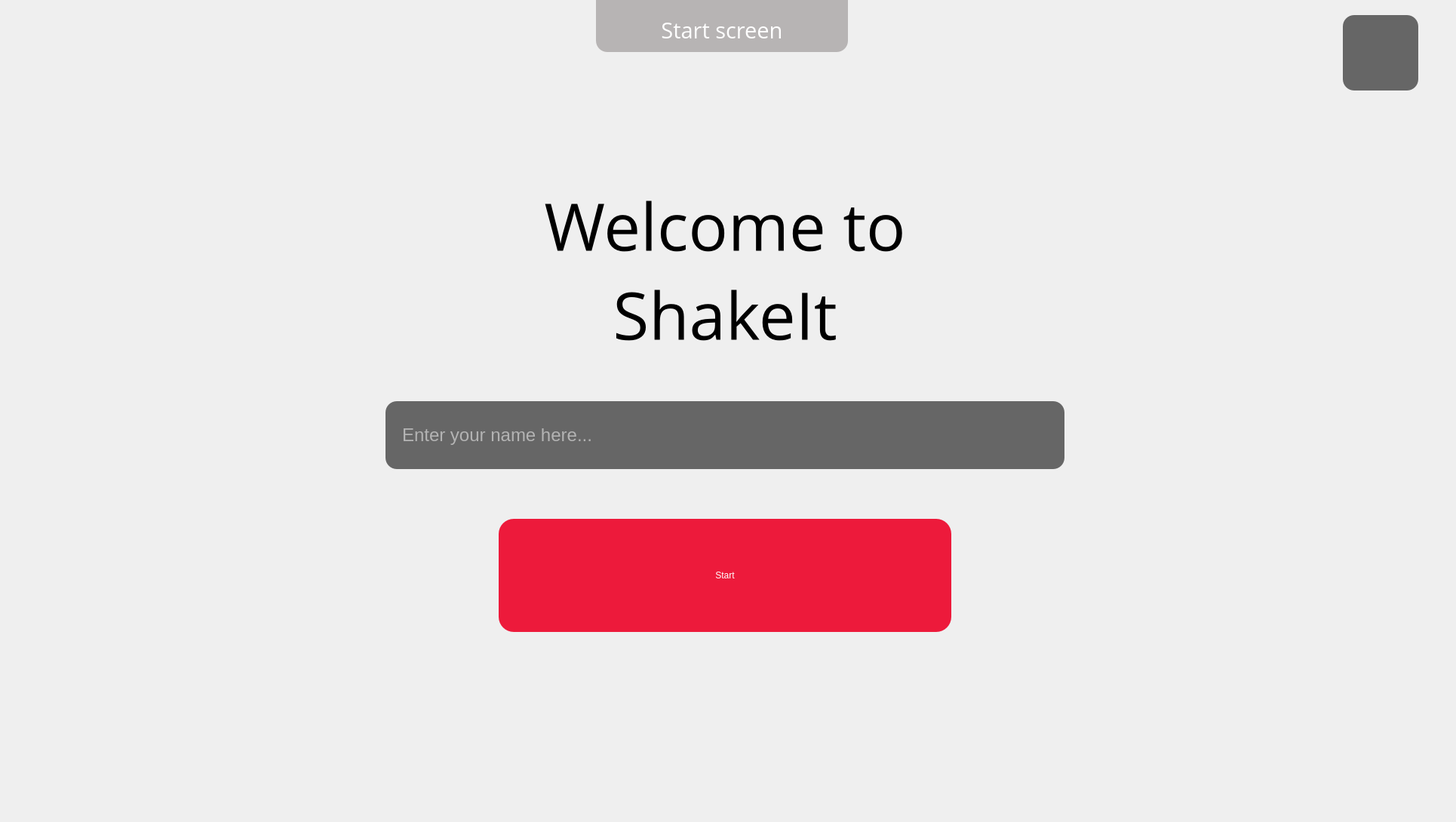
   <widget class="QWidget" name="page1welcome">
    <property name="styleSheet">
     <string notr="true"/>
    </property>
    <property name="class" stdset="0">
     <string>background</string>
    </property>
    <widget class="QWidget" name="horizontalLayoutWidget">
     <property name="geometry">
      <rect>
       <x>0</x>
       <y>90</y>
       <width>1921</width>
       <height>991</height>
      </rect>
     </property>
     <layout class="QHBoxLayout" name="horizontalLayout">
      <item>
       <layout class="QVBoxLayout" name="verticalLayout">
        <item>
         <spacer name="verticalSpacer">
          <property name="orientation">
           <enum>Qt::Vertical</enum>
          </property>
          <property name="sizeType">
           <enum>QSizePolicy::Fixed</enum>
          </property>
          <property name="sizeHint" stdset="0">
           <size>
            <width>20</width>
            <height>150</height>
           </size>
          </property>
         </spacer>
        </item>
        <item>
         <layout class="QHBoxLayout" name="horizontalLayout_4">
          <item>
           <spacer name="horizontalSpacer_6">
            <property name="orientation">
             <enum>Qt::Horizontal</enum>
            </property>
            <property name="sizeHint" stdset="0">
             <size>
              <width>40</width>
              <height>20</height>
             </size>
            </property>
           </spacer>
          </item>
          <item>
           <widget class="QLabel" name="label_5">
            <property name="minimumSize">
             <size>
              <width>500</width>
              <height>0</height>
             </size>
            </property>
            <property name="maximumSize">
             <size>
              <width>16777215</width>
              <height>16777215</height>
             </size>
            </property>
            <property name="font">
             <font>
              <family>Open Sans</family>
              <pointsize>65</pointsize>
             </font>
            </property>
            <property name="text">
             <string>Welcome to ShakeIt</string>
            </property>
            <property name="alignment">
             <set>Qt::AlignCenter</set>
            </property>
            <property name="wordWrap">
             <bool>true</bool>
            </property>
           </widget>
          </item>
          <item>
           <spacer name="horizontalSpacer_5">
            <property name="orientation">
             <enum>Qt::Horizontal</enum>
            </property>
            <property name="sizeHint" stdset="0">
             <size>
              <width>40</width>
              <height>20</height>
             </size>
            </property>
           </spacer>
          </item>
         </layout>
        </item>
        <item>
         <spacer name="verticalSpacer_4">
          <property name="orientation">
           <enum>Qt::Vertical</enum>
          </property>
          <property name="sizeType">
           <enum>QSizePolicy::Fixed</enum>
          </property>
          <property name="sizeHint" stdset="0">
           <size>
            <width>20</width>
            <height>50</height>
           </size>
          </property>
         </spacer>
        </item>
        <item>
         <layout class="QHBoxLayout" name="horizontalLayout_3">
          <item>
           <spacer name="horizontalSpacer_2">
            <property name="orientation">
             <enum>Qt::Horizontal</enum>
            </property>
            <property name="sizeHint" stdset="0">
             <size>
              <width>40</width>
              <height>20</height>
             </size>
            </property>
           </spacer>
          </item>
          <item>
           <widget class="QLineEdit" name="textName">
            <property name="minimumSize">
             <size>
              <width>900</width>
              <height>90</height>
             </size>
            </property>
            <property name="maximumSize">
             <size>
              <width>16777215</width>
              <height>16777215</height>
             </size>
            </property>
            <property name="font">
             <font>
              <pointsize>18</pointsize>
             </font>
            </property>
            <property name="styleSheet">
             <string notr="true">background-color: rgb(102, 102, 102);
color: white;
border-width: 2px;
border-radius: 15px;
padding: 20px;</string>
            </property>
            <property name="placeholderText">
             <string>Enter your name here...</string>
            </property>
           </widget>
          </item>
          <item>
           <spacer name="horizontalSpacer">
            <property name="orientation">
             <enum>Qt::Horizontal</enum>
            </property>
            <property name="sizeHint" stdset="0">
             <size>
              <width>40</width>
              <height>20</height>
             </size>
            </property>
           </spacer>
          </item>
         </layout>
        </item>
        <item>
         <spacer name="verticalSpacer_3">
          <property name="orientation">
           <enum>Qt::Vertical</enum>
          </property>
          <property name="sizeType">
           <enum>QSizePolicy::Fixed</enum>
          </property>
          <property name="sizeHint" stdset="0">
           <size>
            <width>20</width>
            <height>60</height>
           </size>
          </property>
         </spacer>
        </item>
        <item>
         <layout class="QHBoxLayout" name="horizontalLayout_2">
          <item>
           <spacer name="horizontalSpacer_4">
            <property name="orientation">
             <enum>Qt::Horizontal</enum>
            </property>
            <property name="sizeType">
             <enum>QSizePolicy::Expanding</enum>
            </property>
            <property name="sizeHint" stdset="0">
             <size>
              <width>40</width>
              <height>20</height>
             </size>
            </property>
           </spacer>
          </item>
          <item>
           <widget class="QPushButton" name="buttonStart">
            <property name="sizePolicy">
             <sizepolicy hsizetype="Minimum" vsizetype="Fixed">
              <horstretch>0</horstretch>
              <verstretch>0</verstretch>
             </sizepolicy>
            </property>
            <property name="minimumSize">
             <size>
              <width>600</width>
              <height>150</height>
             </size>
            </property>
            <property name="maximumSize">
             <size>
              <width>16777215</width>
              <height>16777215</height>
             </size>
            </property>
            <property name="styleSheet">
             <string notr="true">font: 42pt &quot;Calibri&quot;;
color: white;
background-color: rgb(237, 26, 59);
border-radius: 20px;</string>
            </property>
            <property name="text">
             <string>Start</string>
            </property>
           </widget>
          </item>
          <item>
           <spacer name="horizontalSpacer_3">
            <property name="orientation">
             <enum>Qt::Horizontal</enum>
            </property>
            <property name="sizeType">
             <enum>QSizePolicy::Expanding</enum>
            </property>
            <property name="sizeHint" stdset="0">
             <size>
              <width>40</width>
              <height>20</height>
             </size>
            </property>
           </spacer>
          </item>
         </layout>
        </item>
        <item>
         <layout class="QHBoxLayout" name="horizontalLayout_7">
          <item>
           <spacer name="horizontalSpacer_29">
            <property name="orientation">
             <enum>Qt::Horizontal</enum>
            </property>
            <property name="sizeType">
             <enum>QSizePolicy::Minimum</enum>
            </property>
            <property name="sizeHint" stdset="0">
             <size>
              <width>40</width>
              <height>20</height>
             </size>
            </property>
           </spacer>
          </item>
          <item>
           <widget class="QLabel" name="tiLogo">
            <property name="maximumSize">
             <size>
              <width>365</width>
              <height>165</height>
             </size>
            </property>
            <property name="styleSheet">
             <string notr="true"/>
            </property>
            <property name="text">
             <string/>
            </property>
            <property name="pixmap">
             <pixmap>resources/tilogo.png</pixmap>
            </property>
            <property name="scaledContents">
             <bool>true</bool>
            </property>
           </widget>
          </item>
          <item>
           <spacer name="horizontalSpacer_9">
            <property name="orientation">
             <enum>Qt::Horizontal</enum>
            </property>
            <property name="sizeType">
             <enum>QSizePolicy::Expanding</enum>
            </property>
            <property name="sizeHint" stdset="0">
             <size>
              <width>40</width>
              <height>250</height>
             </size>
            </property>
           </spacer>
          </item>
          <item>
           <widget class="QLabel" name="shop4cflogo">
            <property name="maximumSize">
             <size>
              <width>281</width>
              <height>187</height>
             </size>
            </property>
            <property name="layoutDirection">
             <enum>Qt::LeftToRight</enum>
            </property>
            <property name="styleSheet">
             <string notr="true"/>
            </property>
            <property name="text">
             <string/>
            </property>
            <property name="pixmap">
             <pixmap>resources/shop4cfLogo.png</pixmap>
            </property>
            <property name="scaledContents">
             <bool>true</bool>
            </property>
            <property name="alignment">
             <set>Qt::AlignLeading|Qt::AlignLeft|Qt::AlignVCenter</set>
            </property>
           </widget>
          </item>
          <item>
           <spacer name="horizontalSpacer_28">
            <property name="orientation">
             <enum>Qt::Horizontal</enum>
            </property>
            <property name="sizeType">
             <enum>QSizePolicy::Minimum</enum>
            </property>
            <property name="sizeHint" stdset="0">
             <size>
              <width>40</width>
              <height>20</height>
             </size>
            </property>
           </spacer>
          </item>
         </layout>
        </item>
       </layout>
      </item>
     </layout>
    </widget>
    <widget class="QLabel" name="label_27">
     <property name="geometry">
      <rect>
       <x>790</x>
       <y>0</y>
       <width>334</width>
       <height>69</height>
      </rect>
     </property>
     <property name="font">
      <font>
       <family>Open Sans</family>
       <pointsize>22</pointsize>
      </font>
     </property>
     <property name="styleSheet">
      <string notr="true">QLabel {
	background-color: rgb(183, 180, 180);
	color: rgb(255, 255, 255);
	border-width: 5px;
	border-bottom-left-radius: 15px;
	border-bottom-right-radius: 15px;

	padding-left: 50px;
	padding-right: 50px;
	padding-top: 20 px;
	padding-bottom: 10px;
}</string>
     </property>
     <property name="text">
      <string>Start screen</string>
     </property>
     <property name="alignment">
      <set>Qt::AlignCenter</set>
     </property>
    </widget>
    <widget class="QPushButton" name="buttonExit_4">
     <property name="geometry">
      <rect>
       <x>1780</x>
       <y>20</y>
       <width>100</width>
       <height>100</height>
      </rect>
     </property>
     <property name="minimumSize">
      <size>
       <width>100</width>
       <height>100</height>
      </size>
     </property>
     <property name="maximumSize">
      <size>
       <width>100</width>
       <height>100</height>
      </size>
     </property>
     <property name="styleSheet">
      <string notr="true">background-color: rgb(102, 102, 102);
border-radius: 15px;
image: url(&quot;resources/exiticon.png&quot;);</string>
     </property>
     <property name="text">
      <string/>
     </property>
    </widget>
   </widget>
